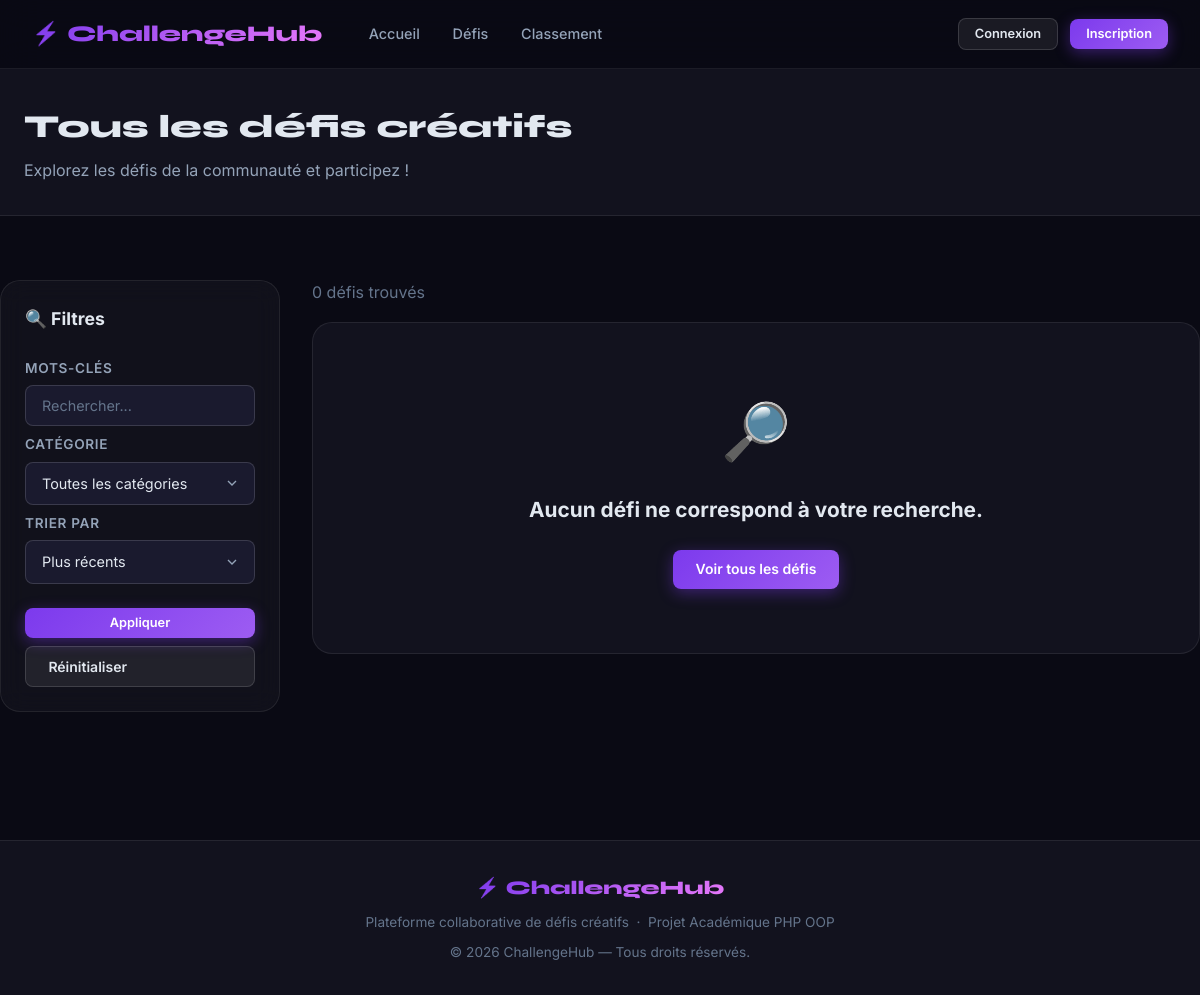
/index.php?page=challenges, run on an earlier commit of the app's database.
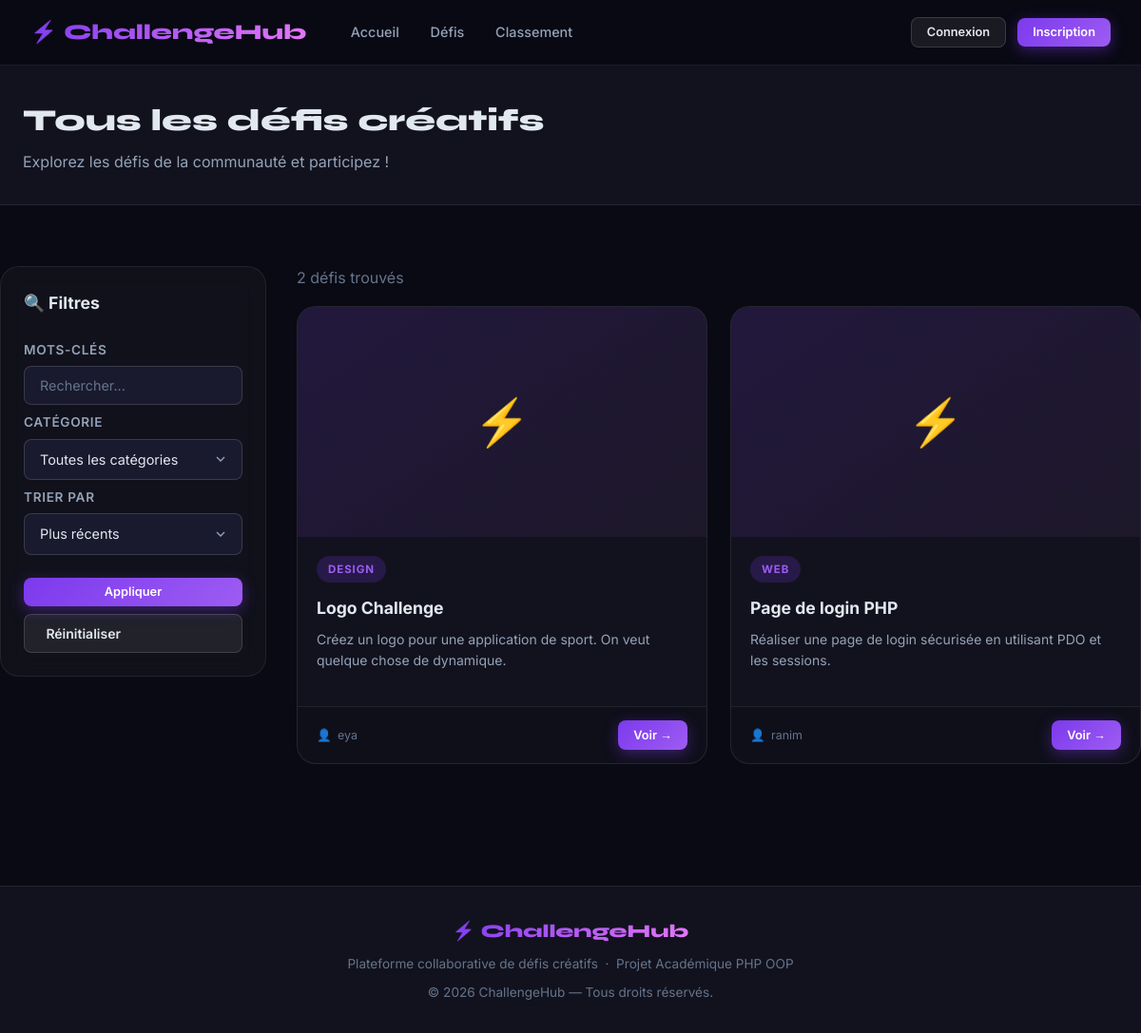
And on a later commit of the database.
### tables this page shows
CREATE TABLE IF NOT EXISTS `challenges` (
  `id`          INT UNSIGNED     NOT NULL AUTO_INCREMENT,
  `user_id`     INT UNSIGNED     NOT NULL,
  `title`       VARCHAR(150)     NOT NULL,
  `description` TEXT             NOT NULL,
  `category`    VARCHAR(80)      NOT NULL,
  `deadline`    DATE             NOT NULL,
  `image`       VARCHAR(255)         NULL DEFAULT NULL,
  `created_at`  DATETIME         NOT NULL DEFAULT CURRENT_TIMESTAMP,
  PRIMARY KEY (`id`),
  KEY `idx_challenges_user_id`  (`user_id`),
  KEY `idx_challenges_category` (`category`),
  KEY `idx_challenges_created`  (`created_at`),
  CONSTRAINT `fk_challenges_user`
    FOREIGN KEY (`user_id`) REFERENCES `users` (`id`)
    ON DELETE CASCADE ON UPDATE CASCADE
);

CREATE TABLE IF NOT EXISTS `users` (
  `id`         INT UNSIGNED     NOT NULL AUTO_INCREMENT,
  `username`   VARCHAR(50)      NOT NULL,
  `email`      VARCHAR(255)     NOT NULL,
  `password`   VARCHAR(255)     NOT NULL,
  `avatar`     VARCHAR(255)         NULL DEFAULT NULL,
  `bio`        TEXT                 NULL DEFAULT NULL,
  `created_at` DATETIME         NOT NULL DEFAULT CURRENT_TIMESTAMP,
  PRIMARY KEY (`id`),
  UNIQUE KEY `uq_users_email`    (`email`),
  UNIQUE KEY `uq_users_username` (`username`)
);

### app/controllers/ChallengeController.php (called while the page is built, shortened)
<?php
require_once ROOT_PATH . '/app/models/Challenge.php';
class ChallengeController extends Controller {
    private $challengeModel;
    public function __construct() {
        $this->challengeModel = new Challenge();
    }
    public function index() {
        $filters = [
            'keyword'  => $this->sanitize($_GET['keyword'] ?? ''),
            'category' => $this->sanitize($_GET['category'] ?? ''),
            'sort'     => $this->sanitize($_GET['sort'] ?? 'newest')
        ];
        $page = isset($_GET['page']) ? (int)$_GET['page'] : 1;
        if ($page < 1) $page = 1;
        $challenges = $this->challengeModel->getAll($filters, $page);
        $total      = $this->challengeModel->countAll($filters);
        $totalPages = ceil($total / PER_PAGE);
        $categories = $this->challengeModel->getCategories();
        $this->render('challenge/index', [
            'pageTitle'  => 'Tous les défis',
            'challenges' => $challenges,
            'categories' => $categories,
            'filters'    => $filters,
            'page'       => $page,
            'totalPages' => $totalPages
        ]);
    }
}

### config/database.php (called while the page is built, shortened)
<?php
class Database {
    private static $instance = null;
    public static function getInstance() {
        if (self::$instance === null) {
            try {
                $db = new self();
                $dsn = "mysql:host=" . $db->host . ";dbname=" . $db->dbName . ";charset=utf8mb4";
                $options = [
                    PDO::ATTR_ERRMODE            => PDO::ERRMODE_EXCEPTION,
                    PDO::ATTR_DEFAULT_FETCH_MODE => PDO::FETCH_ASSOC,
                    PDO::ATTR_EMULATE_PREPARES   => false,
                ];
                self::$instance = new PDO($dsn, $db->username, $db->password, $options);
            } catch (PDOException $e) {
                die("Erreur de connexion à la base de données : " . $e->getMessage());
            }
        }
        return self::$instance;
    }
}

### app/models/Challenge.php (called while the page is built, shortened)
<?php
require_once __DIR__ . '/Model.php';
class Challenge extends Model {
    public function getAll($filters = [], $page = 1) {
        $where = "1=1";
        $params = [];
        $orderBy = "c.created_at DESC";
        $perPage = PER_PAGE;
        $offset = ($page - 1) * $perPage;
        $sql = "SELECT c.*, u.username, u.avatar,
                       (SELECT COUNT(*) FROM submissions WHERE challenge_id = c.id) AS submissions_count
                FROM challenges c
                JOIN users u ON c.user_id = u.id
                WHERE $where
                ORDER BY $orderBy
                LIMIT $perPage OFFSET $offset";
        return $this->query($sql, $params)->fetchAll();
    }
}

### app/models/Model.php (called while the page is built, shortened)
<?php
abstract class Model {
    protected $db;
    public function __construct() {
        $this->db = Database::getInstance();
    }
    protected function query($sql, $params = []) {
        $stmt = $this->db->prepare($sql);
        $stmt->execute($params);
        return $stmt;
    }
}

### app/views/challenge/index.php (the view, shortened to what this page needs)
<div class="page-header">
  <div class="page-header__inner">
    <h1>Tous les défis créatifs</h1>
    <p>Explorez les défis de la communauté et participez !</p>
  </div>
</div>
<div class="container section">
  <div style="display:grid; grid-template-columns:280px 1fr; gap:2rem; align-items:start;">
    <aside class="glass-panel" style="padding:1.5rem; position:sticky; top:2rem;">
      <h3 style="font-size:1.1rem; font-weight:700; margin-bottom:1.5rem;">🔍 Filtres</h3>
      <form action="index.php" method="GET" class="flex flex-col gap-1">
        <div class="form-group">
          <label class="form-label" for="keyword">Mots-clés</label>
          <input type="text" id="keyword" name="keyword" class="form-control form-control--sm"
                 placeholder="Rechercher..." value="<?= htmlspecialchars($filters['keyword'] ?? '') ?>">
        </div>
        <div class="form-group">
          <label class="form-label" for="category">Catégorie</label>
          <select id="category" name="category" class="form-control form-control--sm">
            <option value="">Toutes les catégories</option>
          </select>
        </div>
        <div class="form-group">
          <label class="form-label" for="sort">Trier par</label>
          <select id="sort" name="sort" class="form-control form-control--sm">
            <option value="newest" <?= ($filters['sort'] ?? 'newest') === 'newest' ? 'selected' : '' ?>>Plus récents</option>
          </select>
        </div>
        <button type="submit" class="btn btn-primary btn-sm" style="margin-top:1rem; width:100%; justify-content:center;">Appliquer</button>
        <a href="index.php?page=challenges" class="btn btn-ghost btn-xs text-center">Réinitialiser</a>
      </form>
    </aside>
    <div>
      <div class="flex justify-between items-center mb-2">
        <p class="text-dim"><?= count($challenges) ?> défis trouvés</p>
      </div>
      <?php if (empty($challenges)): ?>
        <div class="card" style="text-align:center; padding:4rem;">
          <div style="font-size:3.5rem;">🔎</div>
          <h2 style="font-size:1.3rem; margin-top:1rem;">Aucun défi ne correspond à votre recherche.</h2>
          <a href="index.php?page=challenges" class="btn btn-primary" style="margin-top:1.5rem;">Voir tous les défis</a>
        </div>
      <?php else: ?>
        <div class="grid grid-2 gap-md">
          <?php foreach ($challenges as $ch): ?>
          <article class="card fade-in">
            <?php if (!empty($ch['image'])): ?>
              <img src="public/images/uploads/<?= htmlspecialchars($ch['image']) ?>" alt="Challenge" class="card__media">
            <?php else: ?>
              <div class="card__media-placeholder">⚡</div>
            <?php endif; ?>
            <div class="card__body">
              <span class="card__category"><?= htmlspecialchars($ch['category']) ?></span>
              <h3 class="card__title">
                <a href="index.php?page=challenge-show&id=<?= $ch['id'] ?>"><?= htmlspecialchars($ch['title']) ?></a>
              </h3>
              <p class="card__desc"><?= htmlspecialchars($ch['description']) ?></p>
            </div>
            <div class="card__footer">
              <div class="card__meta">
                👤 <span><?= htmlspecialchars($ch['username']) ?></span>
              </div>
              <a href="index.php?page=challenge-show&id=<?= $ch['id'] ?>" class="btn btn-primary btn-sm">Voir →</a>
            </div>
          </article>
          <?php endforeach; ?>
        </div>
      <?php endif; ?>
    </div>
  </div>
</div>

### index.php (shortened to what this page needs)
<?php
require_once ROOT_PATH . '/config/database.php';
require_once ROOT_PATH . '/app/controllers/Controller.php';
require_once ROOT_PATH . '/app/controllers/UserController.php';
require_once ROOT_PATH . '/app/controllers/ChallengeController.php';
$challengeCtrl  = new ChallengeController();
$page = $_GET['page'] ?? 'home';
switch ($page) {
    case 'challenges':
        $challengeCtrl->index();
        break;
}

### app/controllers/Controller.php (shortened to what this page needs)
<?php
abstract class Controller {
    protected function render($view, $data = []) {
        extract($data);
        $view = str_replace('.', '/', $view);
        $viewFile = ROOT_PATH . '/app/views/' . $view . '.php';
        if (file_exists($viewFile)) {
            require ROOT_PATH . '/app/views/layout/header.php';
            require $viewFile;
            require ROOT_PATH . '/app/views/layout/footer.php';
        } else {
            die("Erreur : La vue '{$view}' n'existe pas.");
        }
    }
    protected function sanitize($value) {
        return htmlspecialchars(strip_tags(trim($value)), ENT_QUOTES, 'UTF-8');
    }
}

### app/views/layout/header.php (shortened to what this page needs)
<!DOCTYPE html>
<html lang="fr">
<head>
  <link rel="stylesheet" href="public/css/style.css">
</head>
<body>
<nav class="navbar">
  <div class="navbar__inner">
    <a href="index.php?page=home" class="navbar__logo">
      ⚡ ChallengeHub
    </a>
    <div class="navbar__links">
      <a href="index.php?page=home" class="navbar__link">Accueil</a>
      <a href="index.php?page=challenges" class="navbar__link">Défis</a>
      <a href="index.php?page=leaderboard" class="navbar__link">Classement</a>
    </div>
    <div class="navbar__actions">
      <?php if (isset($_SESSION['user_id'])): ?>
        <a href="index.php?page=challenge-create" class="btn btn-primary btn-sm">
          + Créer un défi
        </a>
        <a href="index.php?page=profile" class="navbar__link">
          Profil (<?= htmlspecialchars($_SESSION['username']) ?>)
        </a>
        <a href="index.php?page=logout" class="btn btn-ghost btn-sm">Déconnexion</a>
      <?php else: ?>
        <a href="index.php?page=login" class="btn btn-ghost btn-sm">Connexion</a>
        <a href="index.php?page=register" class="btn btn-primary btn-sm">Inscription</a>
      <?php endif; ?>
    </div>
  </div>
</nav>
<main id="main-content">

### app/views/layout/footer.php (shortened to what this page needs)
</main>
<footer class="footer">
  <div class="footer__logo">⚡ ChallengeHub</div>
  <p>Plateforme collaborative de défis créatifs &nbsp;·&nbsp; Projet Académique PHP OOP</p>
  <p style="margin-top:.5rem">© <?= date('Y') ?> ChallengeHub — Tous droits réservés.</p>
</footer>
</body>
</html>

What changed in the data, as far as the page shows it:
added challenges: category "DESIGN", title "Logo Challenge", description "Créez un logo pour une application de sport. On veut quelque chose de dynamique.", user.username "eya"
added challenges: category "WEB", title "Page de login PHP", description "Réaliser une page de login sécurisée en utilisant PDO et les sessions.", user.username "ranim"
Also different on the page:
count($challenges): "0" → "2"
text no longer shown: "🔎 Aucun défi ne correspond à votre recherche. Voir tous les défis"
